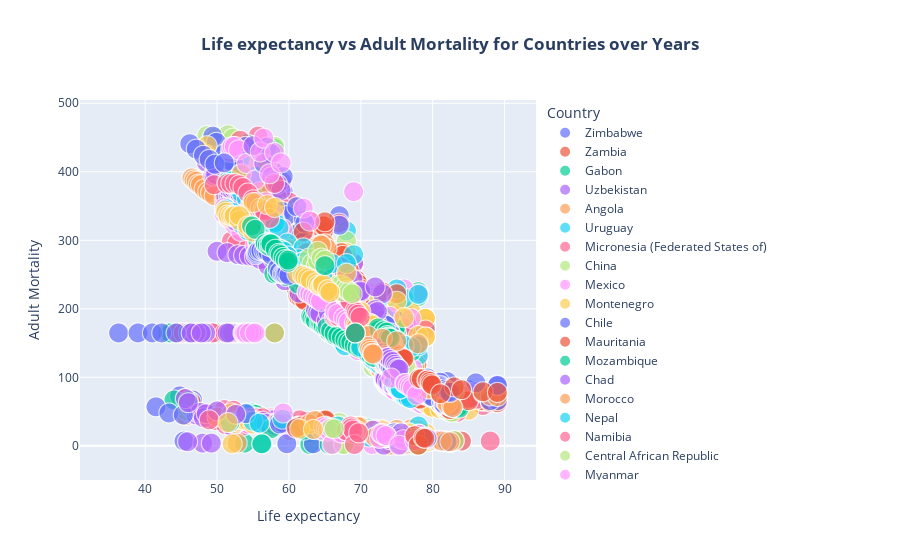

The notebook cell saved with this chart:
### Markdown cell above
> **Developing Countries have highest Adult Mortality and Infant deaths**

### Code cell
#using plotly to visualize scatter ploy of Life expectancy vs Adult Mortality for countries over years
fig = px.scatter(df.sort_values(by='Year'), x='Life expectancy ', y='Adult Mortality',color='Country', size='Year', title='Life expectancy vs Adult Mortality for Countries over Years')

# Update layout to center the title
fig.update_layout(title_text='<b>Life expectancy vs Adult Mortality for Countries over Years</b>', title_x=0.5)

# Show the plot
fig.show()
